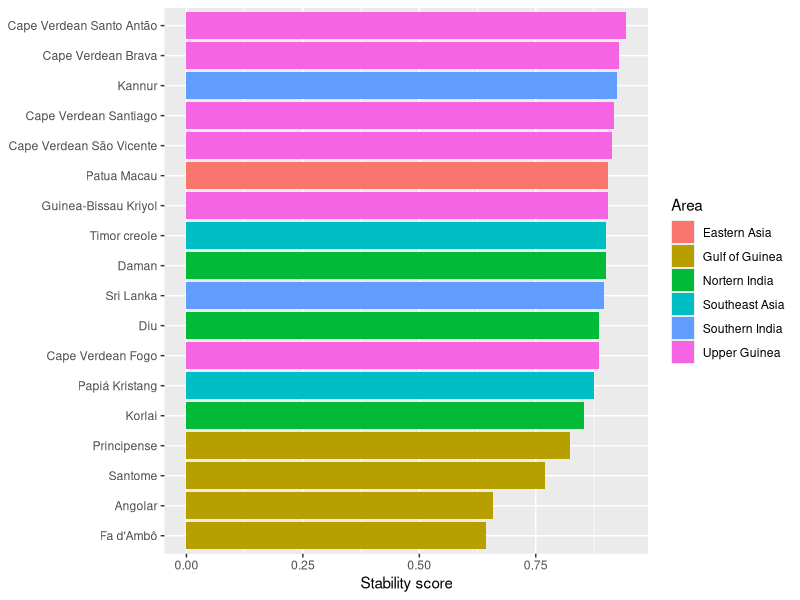
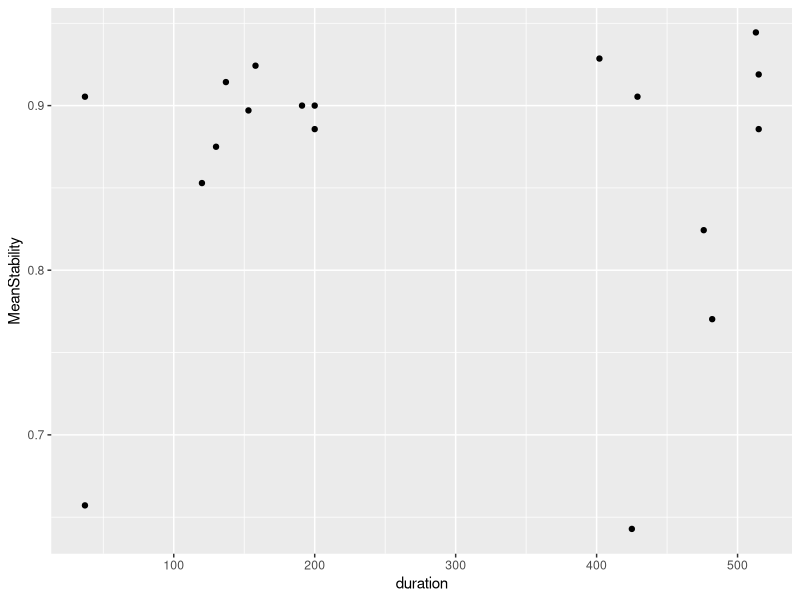
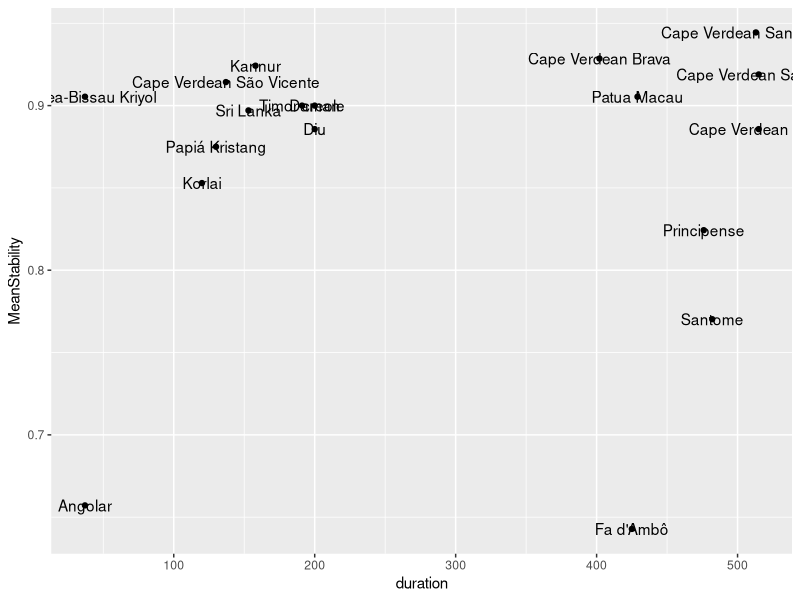
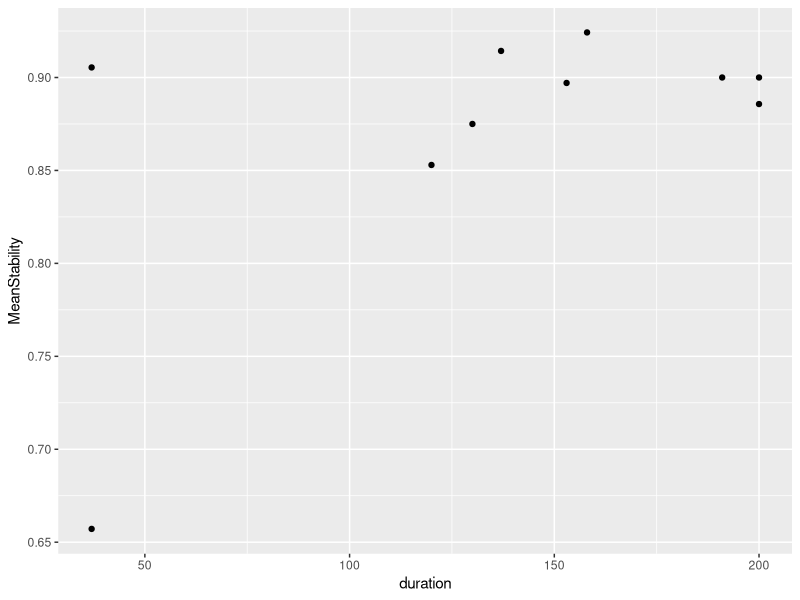
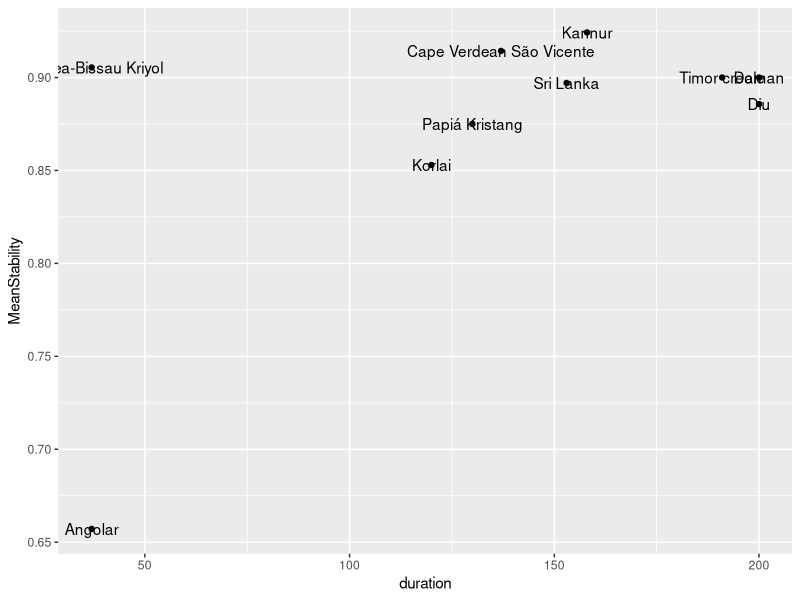
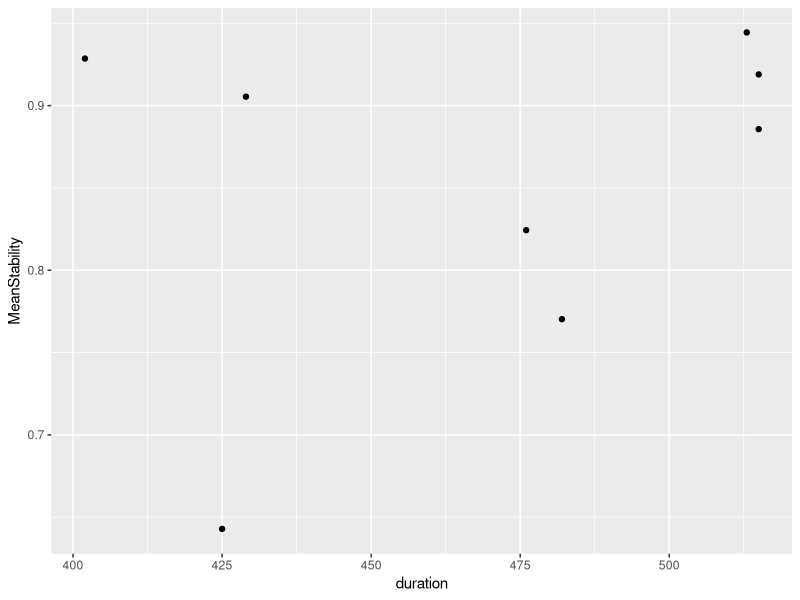
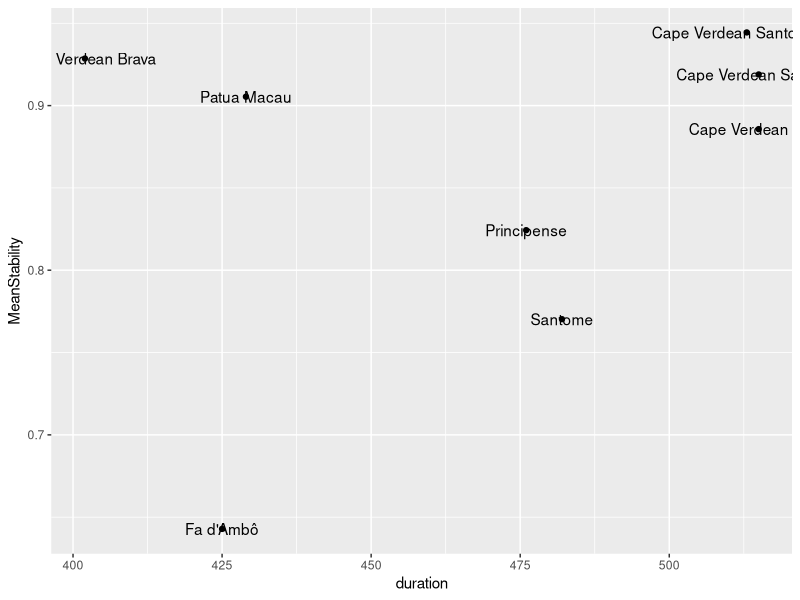
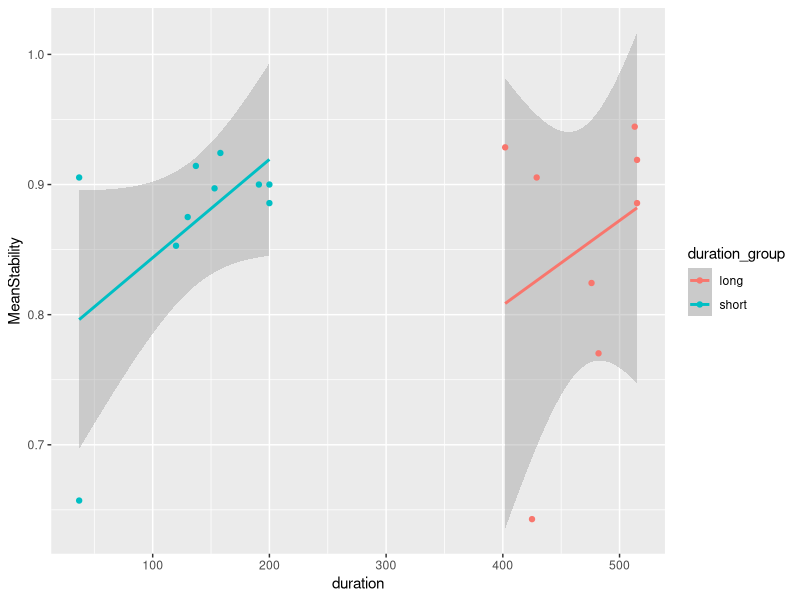

Recreate these plots in R, in order.
## ---- chunk 1
library(tidyverse)
library(knitr)
## ---- chunk 2
# Token keep resetting...
# database <- read_csv('https://raw.githubusercontent.com/CreoPhon/CreoPhonPt/main/Creoles.csv?token=AAIGDLUMP3R6LQG6Y6GJA6TBVDYJQ')
database <- read_csv('database.csv')
## ---- chunk 3
database %>% head() %>% kable()
## ---- chunk 4
database$duration <- database$`EndOfInfluence` - database$`FirstMajorSettlement`
## ---- chunk 5
database <- mutate(database, GlobalStability = (PlaceStability + MannerStability)/2)
# table(database$Language, database$GlobalStability)
## ---- chunk 6
database <- database %>% mutate(duration_group = ifelse(duration <= 200, 'short', 'long'))
## ---- chunk 7
database <- database %>% mutate(categorical_stability = ifelse(PlaceStability == 1 & MannerStability == 1, 'no manner/no place', NA))

database <- database %>% mutate(categorical_stability = ifelse(PlaceStability == 1 & MannerStability == 0, 'manner/no place', categorical_stability))

database <- database %>% mutate(categorical_stability = ifelse(PlaceStability == 0 & MannerStability == 1, 'no manner/place', categorical_stability))

database <- database %>% mutate(categorical_stability = ifelse(PlaceStability == 0 & MannerStability == 0, 'manner/place', categorical_stability))

table(database$categorical_stability)
## ---- chunk 8
creole_stability <- database %>% group_by(Language, Area, duration, duration_group) %>% summarize(MeanStability = mean(GlobalStability, na.rm = TRUE))
## ---- chunk 9
ggplot(creole_stability) + 
  geom_bar(aes(x = MeanStability, y = reorder(Language, MeanStability), fill = Area), 
           stat = "identity", show.legend = TRUE) +
  theme(axis.title.y = element_blank()) +
  labs(x = "Stability score")
## ---- chunk 10
ggplot(creole_stability, aes(x=duration, y=MeanStability)) +
  geom_point()

ggplot(creole_stability, aes(x=duration, y=MeanStability)) +
  geom_point() +
  geom_text(label=creole_stability$Language)
## ---- chunk 11
msd <- lm(MeanStability ~ duration, data=creole_stability)
summary(msd)
## ---- chunk 12
tmp_short <- creole_stability %>% filter(duration <= 200)
tmp_long <- creole_stability %>% filter(duration > 200)
## ---- chunk 13
ggplot(tmp_short, aes(x=duration, y=MeanStability)) +
  geom_point()

ggplot(tmp_short, aes(x=duration, y=MeanStability)) +
  geom_point() +
  geom_text(label=tmp_short$Language)
## ---- chunk 14
ggplot(tmp_long, aes(x=duration, y=MeanStability)) +
  geom_point()

ggplot(tmp_long, aes(x=duration, y=MeanStability)) +
  geom_point() +
  geom_text(label=tmp_long$Language)
## ---- chunk 15
msd <- lm(MeanStability ~ duration + duration_group * duration, data=creole_stability)
summary(msd)

ggplot(creole_stability, aes(x = duration, y = MeanStability, color = duration_group)) +
  geom_smooth(method = "lm") +
  geom_point()
## ---- chunk 16
place_results <- database %>% group_by(LexifierPhoneme) %>% summarize(mplace = mean(PlaceStability, na.rm = TRUE))
manner_results <- database %>% group_by(LexifierPhoneme) %>% summarize(mmanner = mean(MannerStability, na.rm = TRUE))

consonant_stability <- left_join(place_results, manner_results, by = "LexifierPhoneme")

class <- c("nasal", "rhotic", "lateral", "fricative", "stop", "stop", "fricative", "stop", "stop", "lateral", "nasal", "nasal", "stop", "rhotic", "fricative", "stop", "affricate", "fricative", "fricative")

consonant_stability_class <- cbind(consonant_stability, class)
## ---- chunk 17
# TODO: fix the class "dots"
ggplot(consonant_stability, aes(y = mmanner, x = mplace, label = LexifierPhoneme, color=class)) +
  geom_point(position= "dodge") + 
  geom_text(aes(label=LexifierPhoneme), hjust=3, vjust=0) +
  theme(axis.title.x = element_blank(),
        axis.title.y = element_blank())
## ---- chunk 18
consonant_global_stability <- mutate(consonant_stability_class, mglobal = (mmanner + mplace)/2)

ggplot(consonant_global_stability) + 
  geom_bar(aes(x = mglobal, 
               y = reorder(LexifierPhoneme, mglobal),
               fill = class), stat = "identity", show.legend = TRUE) +
  labs(x = "Stability score", y = "Phoneme", fill = "Manner")
## ---- chunk 19
# qplot(x = duration, y = MeanStability, data = consonant_global_stability, color = duration_group) +
#  geom_smooth(method = "lm") 
## ---- chunk 20
# lm(categorical_stability ~ duration + (1|Lexifier) + (1|CreolePhoneme) + (1|Language), data=database)
## ---- chunk 21
data_by_position <- database %>% select(Position, LexifierPhoneme, PlaceStability, MannerStability) %>% mutate(Position = tolower(Position))

data_by_position$PlaceStability <- as.numeric(data_by_position$PlaceStability)

data_by_position$MannerStability <- as.numeric(data_by_position$MannerStability)
## ---- chunk 22
position_stability <- mutate(data_by_position, GlobalStability = (PlaceStability + MannerStability)/2)

position_results <- position_stability %>% group_by(LexifierPhoneme, Position) %>% summarize(m = mean(GlobalStability, na.rm = TRUE))
## ---- chunk 23
position_results$Position <- factor(position_results$Position, levels = c('word-initial', 'word-medial', 'word-final'))

ggplot(position_results, aes(x = LexifierPhoneme, y = m, fill = Position)) + 
  geom_col(position = position_dodge2(width = 0.9, preserve = "single")) +
  theme(axis.title.x = element_blank(),
        axis.title.y = element_blank())
## ---- chunk 24
ggplot(position_results) + 
  geom_bar(aes(x = m,
               y = reorder(LexifierPhoneme, m),
               fill = Position), 
           stat = "identity", 
           show.legend = TRUE,
           position = "dodge2") +
  labs(x = "Stability score", y = "Phoneme", fill = "Position")
## ---- chunk 25
# TODO: update what we show, flip horizontally, change colors
position_results1 <- position_results %>% pivot_wider(names_from = Position, values_from = m)

different_position <- subset(position_results1, position_results1$`word-initial` != position_results1$`word-medial` | position_results1$`word-final` != position_results1$`word-medial`)

different_position_results <- different_position %>% pivot_longer(c(`word-initial`, `word-medial`, `word-final`), names_to = "Position", values_to = "m")

different_position_results$Position <- factor(different_position_results$Position, levels = c('word-initial', 'word-medial', 'word-final'))

ggplot(different_position_results, 
       aes(x = LexifierPhoneme, y = m, fill = Position)) + 
  geom_col(position = position_dodge2(width = 0.9, preserve = "single"))
## ---- chunk 26
# TODO: reorder doesn't work here
ggplot(different_position_results) + 
  geom_bar(aes(x = m,
               y = reorder(LexifierPhoneme, m),
               fill = Position), 
           stat = "identity", 
           show.legend = TRUE,
           position = "dodge2") +
  labs(x = "Stability score", y = "Phoneme", fill = "Position")
